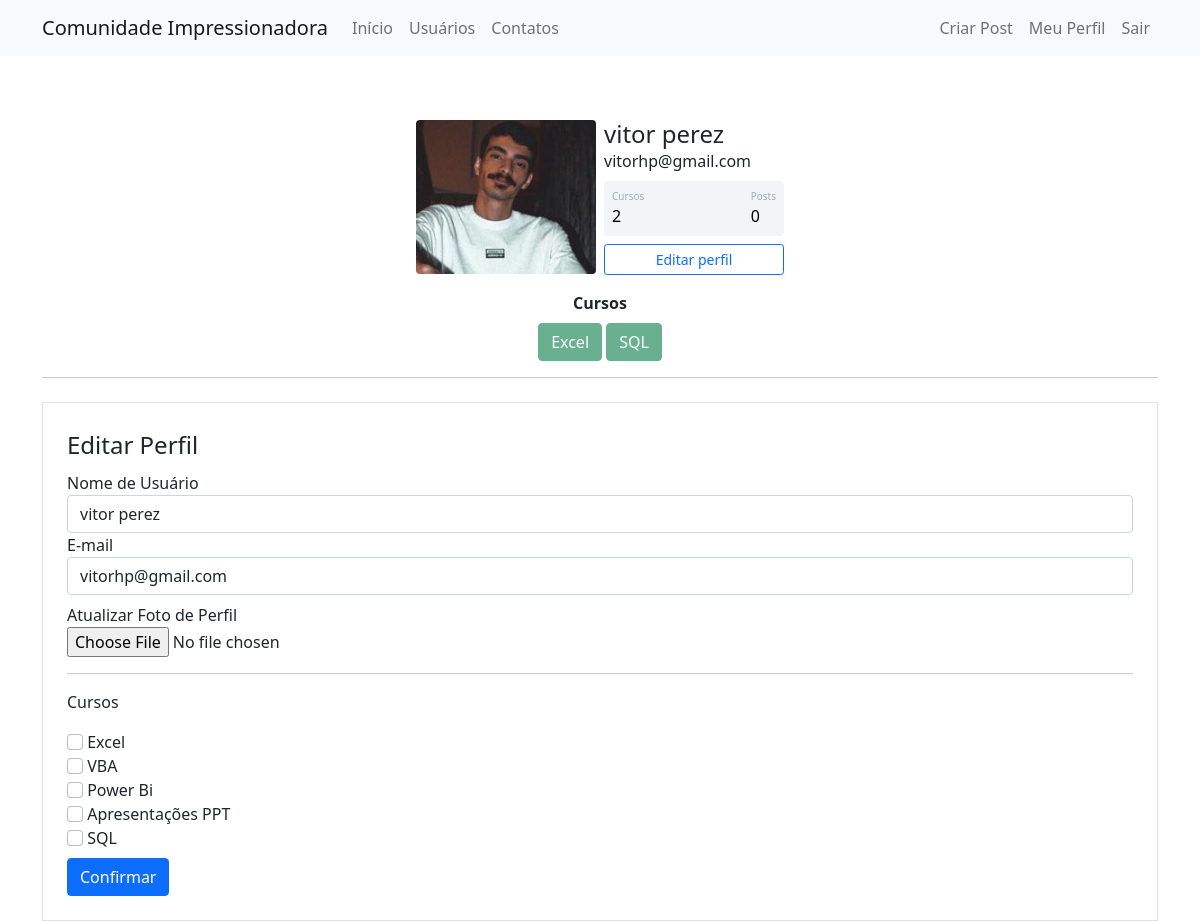
The page /perfil/editar (signed in) on the database its author committed.
### comunidadeimpressionadora/models.py (models this page shows)
class Usuario(database.Model, UserMixin):
    id = database.Column(database.Integer, primary_key=True)
    username = database.Column(database.String, nullable=False)
    email = database.Column(database.String, nullable=False, unique=True)
    senha = database.Column(database.String, nullable=False)
    foto_perfil = database.Column(database.String, default='default.jpg')
    posts = database.relationship('Post', backref='autor', lazy=True) #backref-> cria uma coluna autor na tabela post #lazy=true -> verifica todos os dados que tem da outra tabela no relacionamento
    cursos = database.Column(database.String, nullable=False, default='Não Informado')

### comunidadeimpressionadora/routes.py (the view)
@app.route('/perfil/editar', methods=['GET','POST'])
@login_required
def editar_perfil():
    form = FormEditarPerfil()
    if form.validate_on_submit():
        current_user.email = form.email.data
        current_user.username = form.username.data
        if form.foto_perfil.data:
            nome_imagem = salvar_imagem(form.foto_perfil.data)
            current_user.foto_perfil = nome_imagem
        current_user.cursos = atualizar_cursos(form)
        database.session.commit()
        flash(f'Perfil atualizado com sucesso', 'alert-success')
        return redirect(url_for('perfil'))
    elif request.method == 'GET':                                   #Serve para um form ser preenchido automaticamente. metodo GET carrega o formulario e não envia o form(metodo POST)
        form.email.data = current_user.email
        form.username.data = current_user.username
    foto_perfil = url_for('static', filename='fotos_perfil/{}'.format(current_user.foto_perfil))  # -> pegamos o nome do arquivo da foto de perfil do user logado. usando a propriedade da classe usuario
    return render_template('editar_perfil.html', foto_perfil = foto_perfil, form=form)

### comunidadeimpressionadora/forms.py (shortened to what this page needs)
class FormEditarPerfil(FlaskForm):
    username = StringField('Nome de Usuário', validators=[DataRequired()])
    email = StringField('E-mail', validators=[DataRequired(), Email()])
    foto_perfil = FileField('Atualizar Foto de Perfil', validators=[FileAllowed(['jpg', 'png'])])
    curso_excel = BooleanField('Excel')
    curso_vba = BooleanField('VBA')
    curso_powerbi = BooleanField('Power Bi')
    curso_ppt = BooleanField('Apresentações PPT')
    curso_sql = BooleanField('SQL')
    botao_submit_editarperfil = SubmitField('Confirmar')

### comunidadeimpressionadora/models.py (called while the page is built)
@login_manager.user_loader # Diz que essa é a função que carrega o usuário
def load_usuario(id_usuario):
    return Usuario.query.get(int(id_usuario))

### comunidadeimpressionadora/templates/editar_perfil.html (shortened to what this page needs)
{% extends 'perfil.html' %}
{% block form_editar_perfil %}
    <div class="container">
        <hr>
        <div class="row">
            <div class="col">
                <form method="POST" action="" class="border p-4 mt-2" enctype="multipart/form-data">
                    <legend>Editar Perfil</legend>
                    <fieldset>
                        <div class="form-group">
                            {{ form.username.label(class="form-control-label") }}
                            {% if form.username.errors %}
                                {{ form.username(class="form-control is-invalid")}}
                            <div class="invalid-feedback">
                                {% for erro in form.username.errors %}
                                    {{ erro }}
                                {% endfor %}
                            </div>
                            {% else %}
                                {{ form.username(class="form-control") }}
                            {% endif %}
                        </div>
                        <div class="form-group">
                            {{ form.email.label(class="form-control-label") }}
                            {% if form.email.errors %}
                                {{ form.email(class="form-control is-invalid")}}
                            <div class="invalid-feedback">
                                {% for erro in form.email.errors %}
                                    {{ erro }}
                                {% endfor %}
                            </div>
                            {% else %}
                                {{ form.email(class="form-control") }}
                            {% endif %}
                        </div>
                        <div class="form-group mt-2">
                            {{ form.foto_perfil.label }}
                            <br>
                            {{ form.foto_perfil(class="form-control-file") }}
                        </div>
                        <hr>
                        <p>Cursos</p>
                        {% for campo in form %}
                            {% if 'curso_' in campo.name %}
                                <div class="form-group">
                                    {{ campo(class="form-check-input") }}
                                    {{ campo.label(class="form-check-label") }}
                                </div>
                            {% endif %}
                        {% endfor %}
                    </fieldset>
                    {{ form.botao_submit_editarperfil(class="btn btn-primary mt-2") }}
                </form>
            </div>
        </div>
    </div>
{% endblock %}

### comunidadeimpressionadora/templates/perfil.html
{% extends 'base.html' %}
{% block body %}
        <div class="container mt-5 d-flex justify-content-center">
            <div class="card p-3">
                <div class="d-flex align-items-center">
                    <div class="image pe-2">
                <img src="{{ foto_perfil }}" class="rounded" width="180" >
                </div>
                <div class="ml-3 w-100">
                   <h4 class="mb-0 mt-0">{{ current_user.username }}</h4>
                   <span>{{ current_user.email }}</span>
                   <div class="p-2 mt-2 bg-primary d-flex justify-content-between rounded text-white stats">
                       {% if 'Não Informado' in current_user.cursos or current_user.cursos == ''%}
                            <div class="d-flex flex-column">
                                <span class="articles">Cursos</span>
                                <span class="number1">0</span>
                            </div>
                        {% else %}
                            <div class="d-flex flex-column">
                                <span class="articles">Cursos</span>
                                <span class="number1">{{ current_user.cursos.count(';') + 1 }}</span>
                            </div>
                        {% endif %}
                    <div class="d-flex flex-column">
                        <span class="followers">Posts</span>
                        <span class="number2">0</span>
                    </div>
                   </div>
                   <div class="button mt-2 d-flex flex-row align-items-center">
                    <a class="w-100" href="{{ url_for('editar_perfil') }}">
                        <button class="btn btn-sm btn-outline-primary w-100">Editar perfil</button>
                    </a>
                   </div>
                </div>
                </div>
            </div>
         </div>
        <div class="row justify-content-center">
            <div class="col col-4" style="text-align: center">
                {% if 'Não Informado' in current_user.cursos or current_user.cursos == ''%}
                    <br>
                {% else %}
                    <strong>Cursos</strong><br>
                    {% for curso in current_user.cursos.split(';') %}
                    <button type="button" class="btn btn-success mt-2" disabled>{{ curso }}</button>
                    {% endfor %}
                {% endif %}
            </div>
        </div>
{% block form_editar_perfil %}
{% endblock %}
{% endblock %}

### comunidadeimpressionadora/static/main.css (style rules this page uses)
.card { width: 400px; border: none; border-radius: 10px; background-color: #fff; }
.stats { background: #f2f5f8 !important; color: #000 !important; }
.articles { font-size:10px; color: #a1aab9; }
.number1 { font-weight:500; }
.followers { font-size:10px; color: #a1aab9; }
.number2 { font-weight:500; }

### rows shown on the page
Usuario: username "vitor perez", email "vitorhp@gmail.com", cursos "2"

### other values the page prints
{{ curso }} "Excel" "SQL"
{{ campo.label(class="form-check-label") }} "Excel" "VBA" "Power Bi" "Apresentações PPT" "SQL"
